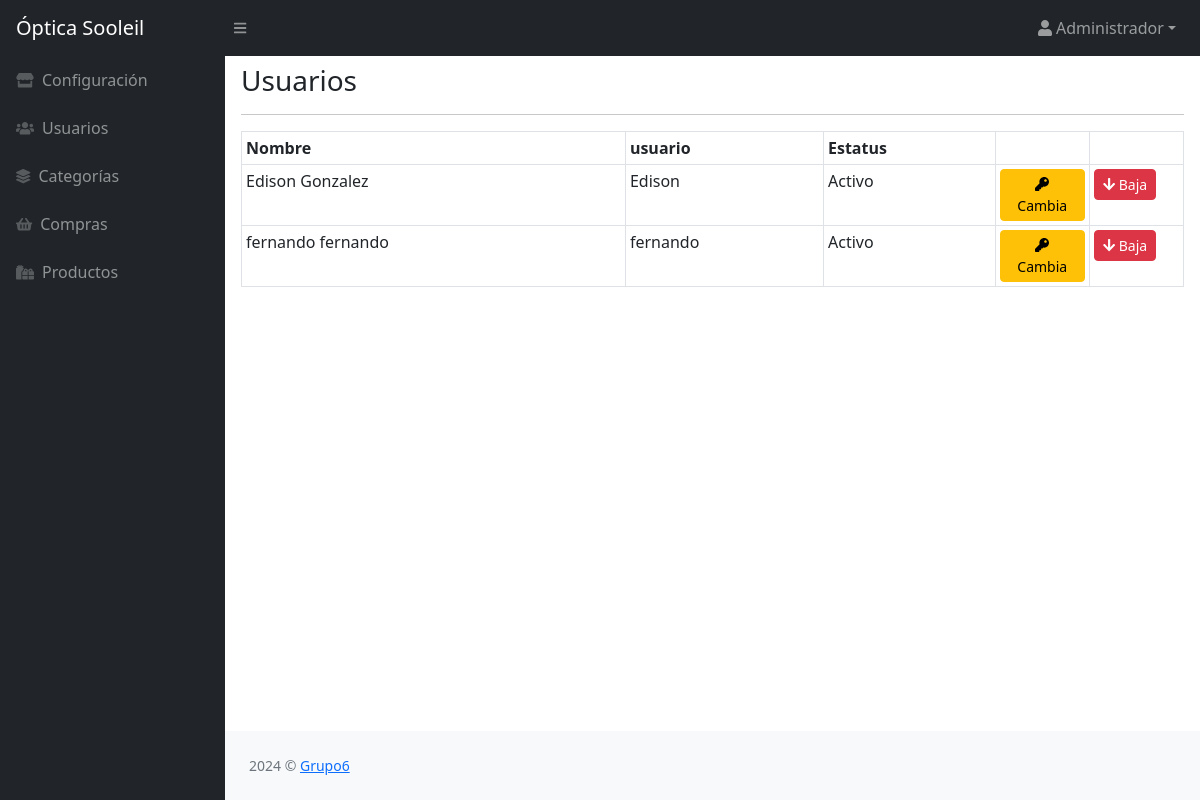
/admin/usuarios/index.php (signed in), run on the app's committed database.
### tables this page shows
CREATE TABLE `usuarios` (
  `id` int(11) NOT NULL,
  `usuario` varchar(30) NOT NULL,
  `password` varchar(120) NOT NULL,
  `activacion` int(11) NOT NULL DEFAULT 0,
  `token` varchar(40) NOT NULL,
  `token_password` varchar(40) DEFAULT NULL,
  `password_request` int(11) NOT NULL DEFAULT 0,
  `id_cliente` int(11) NOT NULL
);

### admin/usuarios/index.php (the view, shortened to what this page needs)
<?php
$db = new Database();
$con = $db->conectar();
$sql = "SELECT usuarios.id, CONCAT(clientes.nombres,' ',clientes.apellidos) AS cliente, usuario, activacion,
CASE
    WHEN activacion = 1 THEN 'Activo'
    WHEN activacion = 0 THEN 'No activado'
    ELSE 'deshabilitado'
END AS estatus
FROM clientes
INNER JOIN usuarios ON clientes.id = usuarios.id_cliente";
$usuarios = $con->query($sql);
require '../header.php';
?>
<main class="flex-shrink-0">
    <div class="container-fluid px-3">
        <h3 id="titulo" class="mt-2">Usuarios</h3>
        <hr>
        <table class="table table-bordered table-sm" aria-describedby="titulo">
            <thead>
                <tr>
                    <th>Nombre</th>
                    <th>usuario</th>
                    <th>Estatus</th>
                    <th style="width: 10%" data-sortable="false"></th>
                    <th style="width: 10%" data-sortable="false"></th>
                </tr>
            </thead>
            <tbody>
                <?php while ($row = $usuarios->fetch(PDO::FETCH_ASSOC)) : ?>
                    <tr>
                        <td><?php echo $row['cliente']; ?></td>
                        <td><?php echo $row['usuario']; ?></td>
                        <td><?php echo $row['estatus']; ?></td>
                        <td>
                            <a href="cambiar_password.php?user_id=<?php echo $row['id']; ?>" class="btn btn-sm btn-warning">
                                <i class="fas fa-key"></i> Cambia
                            </a>
                        </td>
                        <td>
                            <?php if ($row['activacion'] == 1) { ?>
                                <button type="button" class="btn btn-sm btn-danger" data-bs-toggle="modal" data-bs-target="#eliminaModal" data-bs-user="<?php echo $row['id']; ?>">
                                    <i class="fas fa-arrow-down"></i> Baja
                                </button>
                            <?php } else { ?>
                                <button type="button" class="btn btn-sm btn-success" data-bs-toggle="modal" data-bs-target="#activaModal" data-bs-user="<?php echo $row['id']; ?>">
                                    <i class="fas fa-check-circle"></i> Activa
                                </button>
                            <?php } ?>
                        </td>
                    </tr>
                <?php endwhile; ?>
            </tbody>
        </table>
    </div>
</main>
<?php require '../footer.php'; ?>

### data on the page
usuarios: cliente "Edison Gonzalez", usuario "Edison", estatus "Activo"
usuarios: cliente "fernando fernando", usuario "fernando", estatus "Activo"

### other printed values
$_SESSION['user_name'] "Administrador"
